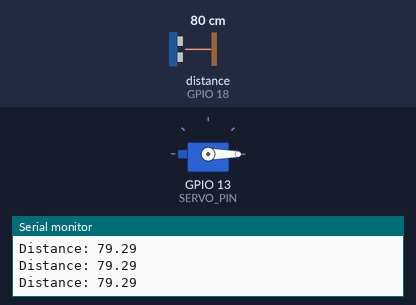
A sketch run on a simulated ESP32. Shown: servo, the last lines printed to the serial monitor. Wiring (inferred from the names in the program): ultrasonic range finder: trigger GPIO 5; echo GPIO 18. The inputs (shaded band) are chosen by the test bench; at power-on: distance to the obstacle (sensor on GPIO 18) 80 cm. The echo pulse lasts 58.3 µs per cm.

Above: at 1.2 s.
1.3 s: distance to the obstacle (sensor on GPIO 18) set to 22 cm
2.8 s: distance to the obstacle (sensor on GPIO 18) set to 19 cm
At 3.4 s:
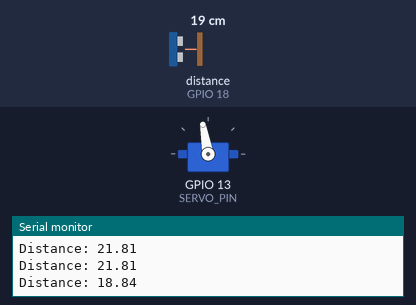
Timing chart, 0 to 10.3 s (numbered marks = the images above; inputs shaded):
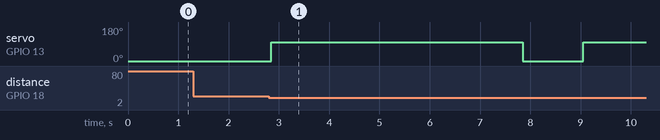

The sketch:

rishik_smartbinproject.ino
```cpp
#include <ESP32Servo.h>

#define TRIG_PIN 5
#define ECHO_PIN 18
#define SERVO_PIN 13

Servo myServo;

long duration;
float distance;

void setup() {
  Serial.begin(115200);

  pinMode(TRIG_PIN, OUTPUT);
  pinMode(ECHO_PIN, INPUT);

  myServo.attach(SERVO_PIN);
  myServo.write(0);  // Lid closed position
}

void loop() {

  // Send ultrasonic pulse
  digitalWrite(TRIG_PIN, LOW);
  delayMicroseconds(2);
  digitalWrite(TRIG_PIN, HIGH);
  delayMicroseconds(10);
  digitalWrite(TRIG_PIN, LOW);

  // Read echo
  duration = pulseIn(ECHO_PIN, HIGH);

  // Calculate distance
  distance = duration * 0.034 / 2;

  Serial.print("Distance: ");
  Serial.println(distance);

  // If object detected within 20 cm
  if (distance > 0 && distance < 20) {
    myServo.write(100);  // Open lid
    delay(5000);        // Wait 5 seconds
    myServo.write(0);   // Close lid
    delay(1000);
  }

  delay(200);
}
```

Measured:
- the behaviour switches between 21 and 20 cm on distance to the obstacle (sensor on GPIO 18) (found by bisection; images 0 and 1)
- after the input at 2.8 s, servo on GPIO 13 (SERVO_PIN): 0° → 100° after 0.05 s, → 0° 5.0 s later, → 100° 1.2 s later
